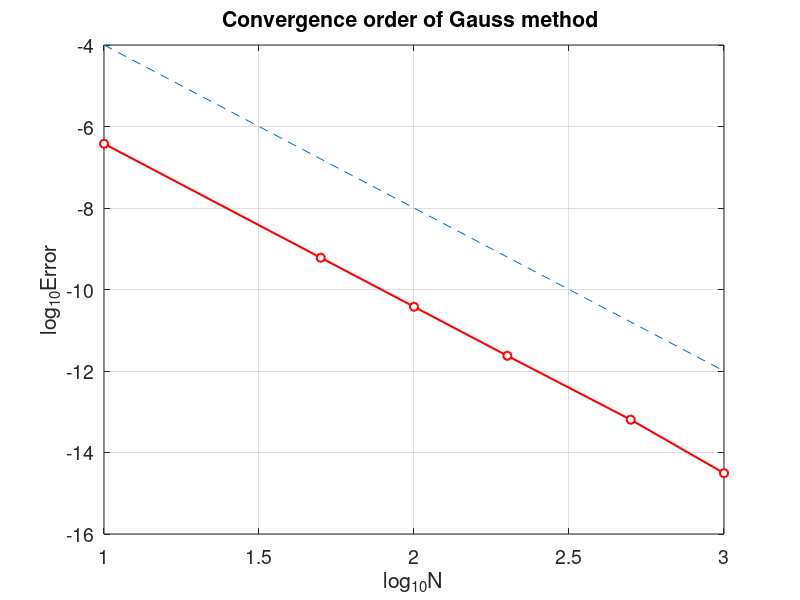

Write the MATLAB code that produced this figure.
% IRK2s_error.m
% Implicit Runge-Kutta(Gauss method) 2 stage and order 4
% u'=u in [0,1] with initial condition u(0)=1
% exact solution: ue=exp(x)
clear all;  close all;  clf
Nvec=[10 50 100 200 500 1000];
Err=[];
for n=1:length(Nvec)
    N=Nvec(n);
    h=1/N;
    x=[0:h:1];
    u(1)=1;
    X0=[1;1];
    % Newton iteration
    for i=1:N
        k=u(i);
        r=X0;
        tol=1;
        while tol>1.0e-6
            X=r;
            D=[1-0.25*h,-h*(0.25-(sqrt(3))/6);...
            -h*( 0.25+(sqrt(3))/6),1-h*0.25];    % Jacobian matrix
            F=[X(1)-k-h*(0.25*X(1)+(0.25-(sqrt(3))/6)*X(2));...
            X(2)-k-h*((0.25+(sqrt(3))/6)*X(1)+0.25*X(2))];   % RHS
            r=X-D\F;
            tol=norm(r-X);
        end
        k1=r(1);
        k2=r(2);
        u(i+1)=k+(h/2)*(k1+k2);
    end
    ue=exp(x);             % exact solution
    err=max(abs(u-ue));    % maximum error
    Err=[Err,err];
end
plot(log10(Nvec),log10(Err),'ro-','MarkerFaceColor','w','LineWidth',1.5)
hold on,
plot(log10(Nvec), log10(Nvec.^(-4)), '--')
grid on,
xlabel('log_{10}N','fontsize', 16), ylabel('log_{10}Error','fontsize',16)
title('Convergence order of Gauss method ','fontsize',14)
set(gca,'fontsize',14)

for i=1:length(Nvec)-1     % computating convergence order
    order(i)=-log(Err(i)/Err(i+1))/(log(Nvec(i)/Nvec(i+1)));
end
Err
order


print -dpng -r600  IRK2s_error.png
